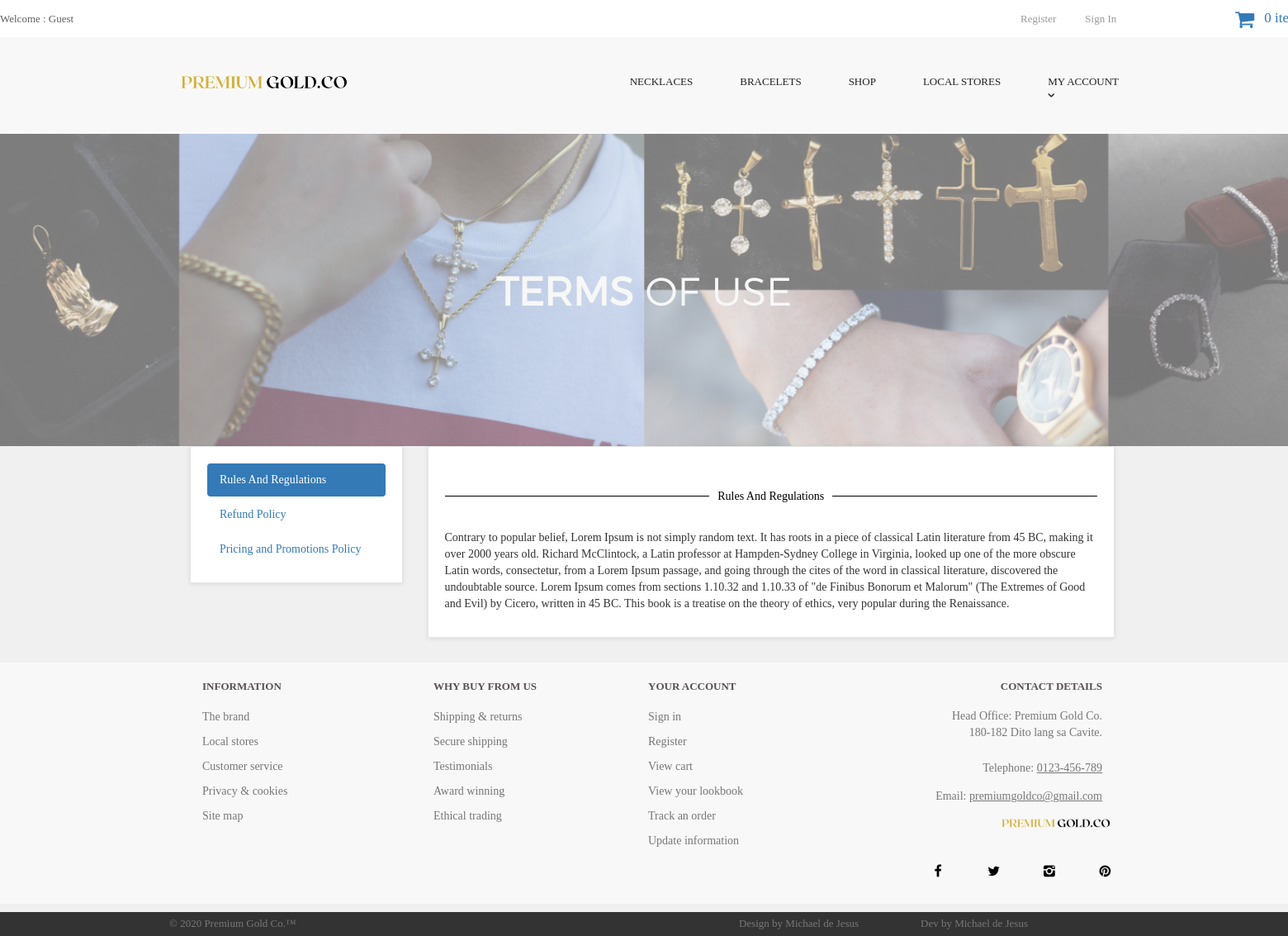
Page /terms.php on the committed database.
### tables this page shows
CREATE TABLE `terms` (
  `term_id` int(10) NOT NULL,
  `term_title` varchar(100) NOT NULL,
  `term_link` varchar(100) NOT NULL,
  `term_desc` text NOT NULL
);

### terms.php (the view, shortened to what this page needs)
<?php
include("includes/db.php");
include("includes/header.php");
include("includes/main.php");
?>
  <main>
    <div class="nero">
      <div class="nero__heading">
        <span class="nero__bold">Terms</span> of use
      </div>
    </div>
  </main>
<div id="content">
<div class="container">
<div class="col-md-3">
<div class="box">
<ul class="nav nav-pills nav-stacked">
<?php
$get_terms = "select * from terms LIMIT 0,1";
$run_terms = mysqli_query($con,$get_terms);
while($row_terms = mysqli_fetch_array($run_terms)){
$term_title = $row_terms['term_title'];
$term_link = $row_terms['term_link'];
?>
<li class="active">
<a data-toggle="pill" href="#<?php echo $term_link; ?>">
<?php echo $term_title; ?>
</a>
</li>
<?php } ?>
<?php
$count_terms = "select * from terms";
$run_count = mysqli_query($con,$count_terms);
$count = mysqli_num_rows($run_count);
$get_terms = "select * from terms LIMIT 1,$count";
$run_terms = mysqli_query($con,$get_terms);
while($row_terms = mysqli_fetch_array($run_terms)){
$term_title = $row_terms['term_title'];
$term_link = $row_terms['term_link'];
?>
<li>
<a data-toggle="pill" href="#<?php echo $term_link; ?>">
<?php echo $term_title; ?>
</a>
</li>
<?php } ?>
</ul>
</div>
</div>
<div class="col-md-9">
<div class="box">
<div class="tab-content" >
<?php
$get_terms = "select * from terms LIMIT 0,1";
$run_terms = mysqli_query($con,$get_terms);
while($row_terms = mysqli_fetch_array($run_terms)){
$term_title = $row_terms['term_title'];
$term_desc = $row_terms['term_desc'];
$term_link = $row_terms['term_link'];
?>
<div id="<?php echo $term_link; ?>" class="tab-pane fade in active" >
<h1> <?php echo $term_title; ?>  </h1>
<p> <?php echo $term_desc; ?> </p>
</div>
<?php } ?>
</div>
</div>
</div>
</div>
</div>
<?php
include("includes/footer.php");
?>
</body>
</html>

### styles/backend.css (style rules this page uses)
html { font-family: "Avenir Next Rounded Pro"; line-height: 1.15; -ms-text-size-adjust: 100%; -webkit-text-size-adjust: 100% }
body { margin: 0; }
h1 { font-size: 2em; margin: .67em 0; font-family:"Avenir Next Rounded Pro"; }
figcaption, figure, main { display: block }
a { background-color: transparent; -webkit-text-decoration-skip: objects; }
html { box-sizing: border-box }
body { min-width: 1190px; font-family: Montserrat, sans-serif; font-weight: 400; background-color: white; }
.container { width: 1150px; margin: 0px auto; }
.nero { padding-top: 160px; padding-bottom: 140px; font-family: 'montserratlight', sans-serif; text-align: center; text-transform: uppercase; color: #FFF; background: #666 url("../images/neroHeading.jpeg") no-repeat; background-size: cover; background-position: center; opacity: 0.5; }
.nero__heading { font-size: 48px; }
.nero__bold { font-weight: 700; }
h1 { display: grid; width: 100%; align-items: center; text-align: center; grid-template-columns: minmax(5px, 1fr) auto minmax(5px, 1fr); grid-gap: 10px; }
h1:before, h1:after { content: ''; border-top: 1px solid; }
h1 { color:#000; margin: 30px 0; font: 400 1em/1.4 "Avenir Next Rounded Pro"; }

### styles/style.css (style rules this page uses)
body { font-family: "Avenir Next Rounded Pro"; font-size: 14px; line-height: 1.42857143; color: #333333; background-color: #f0f0f0; overflow-x: hidden; }
.box { background: #fff; margin: 0 0 30px; border: solid 1px #e6e6e6; box-sizing: border-box; padding:20px; box-shadow: 0 1px 5px rgba(0, 0, 0, 0.1); }
#content { padding-left: 20px; }

### rows in the picture
terms: term_title "Rules And Regulations", term_desc "Contrary to popular belief, Lorem Ipsum is not simply random text. It has roots in a piece of classical Latin literature from 45 BC, making it over 2000 years old. Richard McClintock, a Latin professor at Hampden-Sydney College in Virginia, looked up one of the more obscure Latin words, consectetur, from a Lorem Ipsum passage, and going through the cites of the word in classical literature, discovered the undoubtable source. Lorem Ipsum comes from sections 1.10.32 and 1.10.33 of \"de Finibus Bonorum et Malorum\" (The Extremes of Good and Evil) by Cicero, written in 45 BC. This book is a treatise on the theory of ethics, very popular during the Renaissance."
terms: term_title "Refund Policy"
terms: term_title "Pricing and Promotions Policy"

### other values in the picture
$count_items "0"
